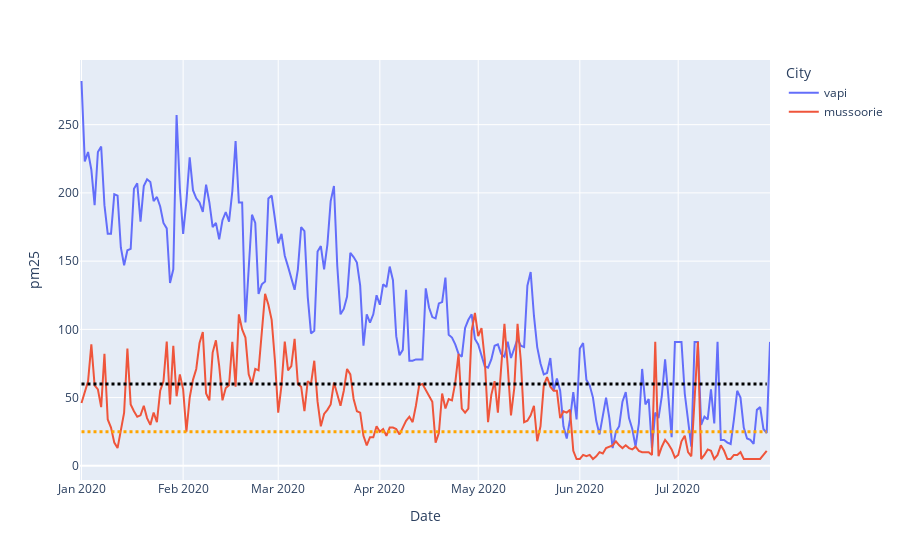

Notebook cell for this chart:
### Code cell
fig=px.line(df_reduced,'Date','pm25',color='City')
fig.add_shape(type="line",
            x0='2020-01-01',
            y0=25,
            x1='2020-07-28',
            y1=25,
            line=dict(
                color="orange",
                width=3,
                dash="dot",
            ))
fig.add_shape(type="line",
            x0='2020-01-01',
            y0=60,
            x1='2020-07-28',
            y1=60,
            line=dict(
                color="black",
                width=3,
                dash="dot",
            ))
fig.show()
fig.write_image(f'images/rural_pm2.5_hl-indst_line.png',width=1500,height=600)

### Figure 1 — Plotly figure (JSON) as saved in the notebook; plotly's stock layout.template omitted (floating-point values rounded to 4 significant figures; data arrays with more than 128 entries replaced by an {"elided": "..."} marker saying what was removed)
{"data": [{"hovertemplate": "City=vapi<br>Date=%{x}<br>pm25=%{y}<extra></extra>", "legendgroup": "vapi", "line": {"color": "#636efa", "dash": "solid"}, "mode": "lines", "name": "vapi", "orientation": "v", "showlegend": true, "type": "scatter", "x": {"elided": "211 str values"}, "xaxis": "x", "y": {"elided": "211 float values"}, "yaxis": "y"}, {"hovertemplate": "City=mussoorie<br>Date=%{x}<br>pm25=%{y}<extra></extra>", "legendgroup": "mussoorie", "line": {"color": "#EF553B", "dash": "solid"}, "mode": "lines", "name": "mussoorie", "orientation": "v", "showlegend": true, "type": "scatter", "x": {"elided": "209 str values"}, "xaxis": "x", "y": {"elided": "209 float values"}, "yaxis": "y"}], "layout": {"autosize": true, "legend": {"title": {"text": "City"}, "tracegroupgap": 0}, "margin": {"t": 60}, "shapes": [{"line": {"color": "orange", "dash": "dot", "width": 3}, "type": "line", "x0": "2020-01-01", "x1": "2020-07-28", "y0": 25, "y1": 25}, {"line": {"color": "black", "dash": "dot", "width": 3}, "type": "line", "x0": "2020-01-01", "x1": "2020-07-28", "y0": 60, "y1": 60}], "xaxis": {"anchor": "y", "autorange": true, "domain": [0, 1], "range": ["2019-12-31 00:06:49.4787", "2020-07-29"], "title": {"text": "Date"}, "type": "date"}, "yaxis": {"anchor": "x", "autorange": true, "domain": [0, 1], "range": [-10.39, 297.4], "title": {"text": "pm25"}, "type": "linear"}}}
